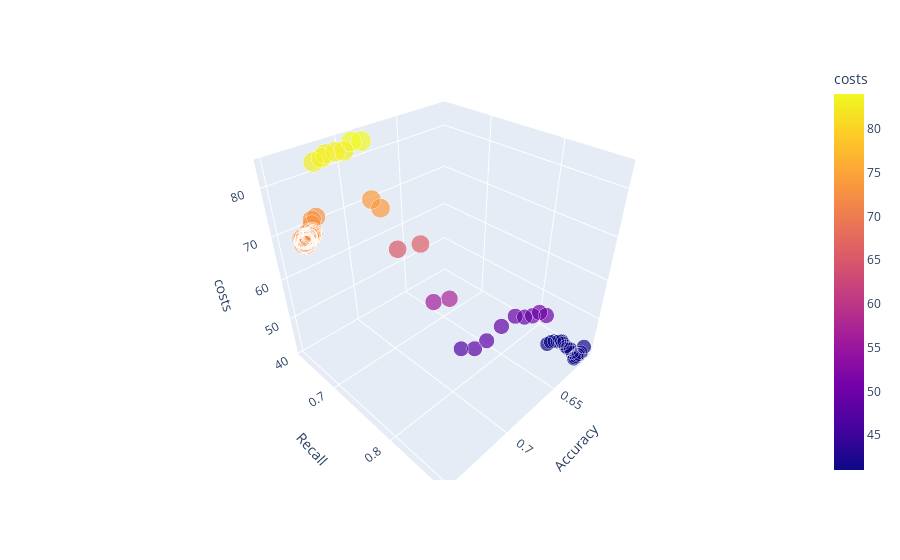

The notebook cell this image was saved under:
### Code cell
#3D Scatter Costs, Recall & Var_smoothing
fig = plt.figure(figsize=(20, 20))
fig = px.scatter_3d(cost_df, z='costs', y='mean_test_Recall', x='mean_test_Accuracy',
                    labels={"costs": "costs",
                            "mean_test_Recall": "Recall",
                            "mean_test_Accuracy": "Accuracy"},
                    color='costs', size='costs')
fig.show()
